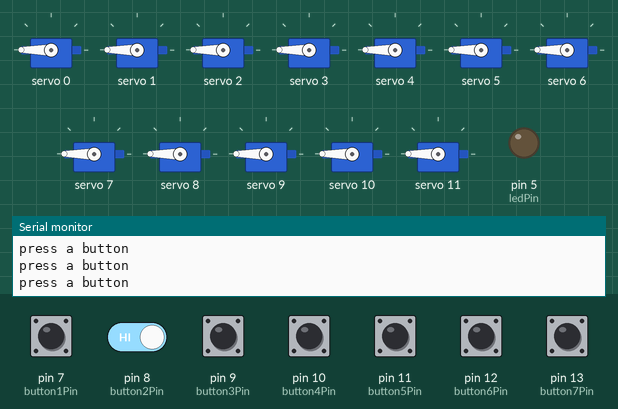
Simulated run of this sketch. Board: Arduino Uno, built with avr-gcc and run on an emulated ATmega328P. Parts: 12 × servo, output pins drawn as LEDs (lit = HIGH), the last lines printed to the serial monitor. The test bench sets the inputs (shaded band); at power-on: pin 7 (button1Pin), pin 8 (button2Pin), pin 9 (button3Pin), pin 10 (button4Pin), pin 11 (button5Pin), pin 12 (button6Pin), pin 13 (button7Pin) HIGH.

Above: at 8.7 s.
8.8 s: pin 7 (button1Pin) pulled LOW for 0.15 s
At 9.5 s:
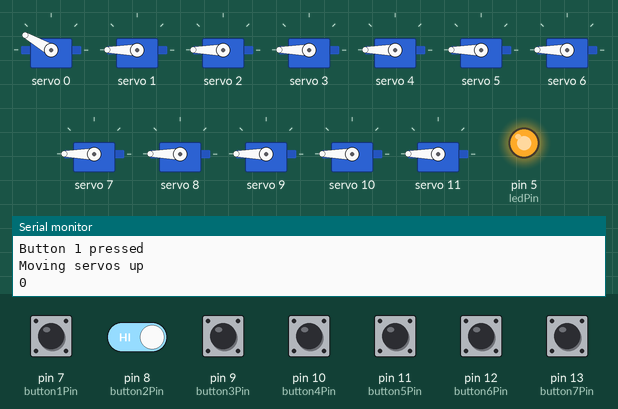
11.9 s: pin 7 (button1Pin) driven LOW and pin 8 (button2Pin) driven LOW
14.9 s: pin 8 (button2Pin) driven HIGH
At 15.8 s:
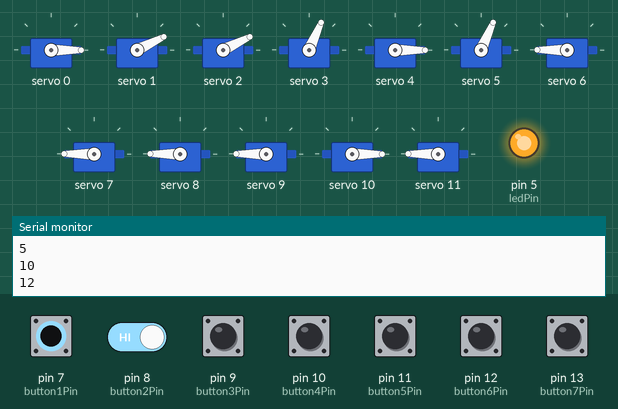
16.5 s: pin 9 (button3Pin) pulled LOW for 0.15 s
At 18.0 s:
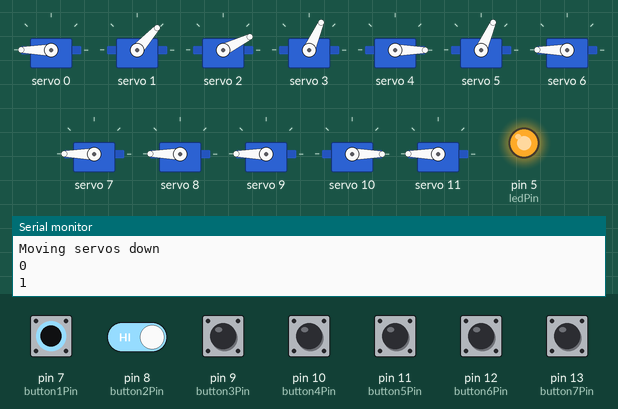
28.6 s: pin 8 (button2Pin) driven LOW
At 32.0 s:
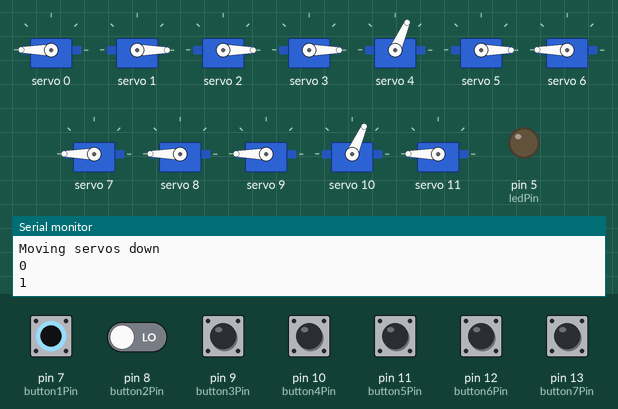
Timing chart, 0 to 35.5 s (numbered marks = the images above; inputs shaded):
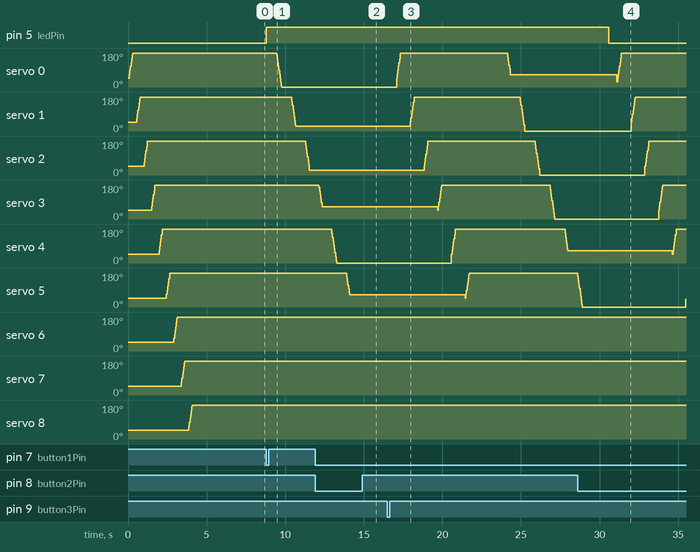

Measured:
- after the input at 8.8 s, pin 5 (ledPin): LOW → HIGH at once; servo 0: moves from 180° to 0° over 0.32 s, starting after 0.65 s; servo 1: 180° → 26° after 1.6 s; servo 2: 180° → 26° after 2.5 s
- after the input at 14.9 s, pin 5 (ledPin): stays HIGH (without the input it goes to LOW after 1.0 s); servo 0: stays 0° (without the input it goes to 29° after 1.5 s)
- after the input at 16.5 s, servo 0: rises from 0° to 180° in 0.25 s, then falls to 66° in 7.0 s; servo 1: rises from 26° to 180° in 0.25 s, then falls to 0° in 7.0 s; servo 2: rises from 26° to 180° in 0.25 s, then falls to 0° in 7.1 s; servo 4: rises from 0° to 180° in 0.25 s, then falls to 66° in 7.1 s; servo 10: 0° → 180° after 5.8 s
- after the input at 28.6 s, pin 5 (ledPin): HIGH → LOW after 2.0 s

The sketch:

servomap-buttons-data-final.ino
```cpp
#include <Wire.h>
#include <Adafruit_PWMServoDriver.h>

//button mappings

int button1Pin = 7;
int button2Pin = 8;
int button3Pin = 9;
int button4Pin = 10;
int button5Pin = 11;
int button6Pin = 12;
int button7Pin = 13;

int ledPin = 5;

//                servos - 0...1...2...3...4...5...6...7...8...9...10..11..12..13..14..15
int button1MaxHeights[] = {100,200,200,300,100,300,200,200,200,200,100,200,200,200,200,200};

//                servos - 0...1...2...3...4...5...6...7...8...9...10..11..12..13..14..15
int button2MaxHeights[] = {200,300,100,200,200,200,100,300,300,100,200,200,200,200,200,300};

//                servos - 0...1...2...3...4...5...6...7...8...9...10..11..12..13..14..15
int button3MaxHeights[] = {300,100,100,100,300,100,200,200,200,200,300,200,200,100,200,200};

//                servos - 0...1...2...3...4...5...6...7...8...9...10..11..12..13..14..15
int button4MaxHeights[] = {200,300,100,300,200,300,200,300,300,100,200,200,300,200,100,200};

//                servos - 0...1...2...3...4...5...6...7...8...9...10..11..12..13..14..15
int button5MaxHeights[] = {200,100,100,100,200,200,200,200,200,200,200,200,100,200,200,200};

//                servos - 0...1...2...3...4...5...6...7...8...9...10..11..12..13..14..15
int button6MaxHeights[] = {200,200,300,200,200,200,200,100,100,200,200,200,200,200,100,300};

//                servos - 0...1...2...3...4...5...6...7...8...9...10..11..12..13..14..15
int button7MaxHeights[] = {200,200,200,200,200,200,200,100,100,200,200,200,200,300,100,100};

//used to track what's currently active (the last thing pressed)
int activeButtonNumber = -1;

Adafruit_PWMServoDriver pwm = Adafruit_PWMServoDriver();

#define SERVOMIN  200 // this is the 'minimum' pulse length count (out of 4096)
#define SERVOMAX  700 // this is the 'maximum' pulse length count (out of 4096)

void setup()
{
  Serial.begin(9600);
  pwm.begin();

  pwm.setPWMFreq(60);  // Analog servos run at ~60 Hz updates
  pinMode(ledPin, OUTPUT);
  pinMode(button1Pin, INPUT_PULLUP);
  pinMode(button2Pin, INPUT_PULLUP);
  pinMode(button3Pin, INPUT_PULLUP);
  pinMode(button4Pin, INPUT_PULLUP);
  pinMode(button5Pin, INPUT_PULLUP);
  pinMode(button6Pin, INPUT_PULLUP);
  pinMode(button7Pin, INPUT_PULLUP);

  for (uint16_t servNum = 0; servNum < 16; servNum++) {

    for (uint16_t pulselen = SERVOMIN; pulselen < SERVOMAX; pulselen++) {
      pwm.setPWM(servNum, 0, pulselen);
    }

    delay(100);
  }
}


void loop() {
  //track which button was pressed and which servos to move
  int pressedButton = 0;

  //arrays to store the servos that should move for each button
  int button1Servos[] = {0,1,2,3,4,5,10,12};
  int button2Servos[] = {1,2,6,7,8,9,13,14};
  int button3Servos[] = {0,1,2,3,4,5,10,12};
  int button4Servos[] = {1,2,3,5,7,8,9,12,13};
  int button5Servos[] = {0,1,2,3,4,5,10,12};
  int button6Servos[] = {2,3,5,6,7,8,9,13,14,15};
  int button7Servos[] = {6,7,8,9,13,14,15};

  if(digitalRead(button1Pin) == LOW) // Button 1 pressed
  {
    digitalWrite(ledPin, HIGH);
    Serial.println("Button 1 pressed");
    pressedButton =  1;
  }

  if (digitalRead(button2Pin) == LOW) // Button 2 pressed
  {
    digitalWrite(ledPin, LOW);
    Serial.println("Button 2 pressed");
    pressedButton =  2;
  }

  if(digitalRead(button3Pin) == LOW) // Button 3 pressed
  {
    digitalWrite(ledPin, HIGH);
    Serial.println("Button 3 pressed");
    pressedButton =  3;
  }

  if (digitalRead(button4Pin) == LOW) // Button 4 pressed
  {
    digitalWrite(ledPin, LOW);
    Serial.println("Button 4 pressed");
    pressedButton =  4;
  }

  if(digitalRead(button5Pin) == LOW) // Button 5 pressed
  {
    digitalWrite(ledPin, HIGH);
    Serial.println("Button 5 pressed");
    pressedButton =  5;
  }

  if (digitalRead(button6Pin) == LOW) // Button 6 pressed
  {
    digitalWrite(ledPin, LOW);
    Serial.println("Button 6 pressed");
    pressedButton =  6;
  }

  if (digitalRead(button7Pin) == LOW) // Button 7 pressed
  {
    digitalWrite(ledPin, LOW);
    Serial.println("Button 7 pressed");
    pressedButton =  7;
  }

  if(pressedButton == 0){
    Serial.println("press a button");
  }

  if(pressedButton > 0){
    if(activeButtonNumber != pressedButton){

      if(activeButtonNumber == 1){
        MoveServoSetDown(button1Servos, sizeof(button1Servos)/ sizeof(int));
      }

      if(activeButtonNumber == 2){
        MoveServoSetDown(button2Servos, sizeof(button2Servos)/ sizeof(int));
      }

      if(activeButtonNumber == 3){
        MoveServoSetDown(button3Servos, sizeof(button3Servos)/ sizeof(int));
      }

      if(activeButtonNumber == 4){
        MoveServoSetDown(button4Servos, sizeof(button4Servos)/ sizeof(int));
      }

       if(activeButtonNumber == 5){
        MoveServoSetDown(button5Servos, sizeof(button5Servos)/ sizeof(int));
      }

      if(activeButtonNumber == 6){
        MoveServoSetDown(button6Servos, sizeof(button6Servos)/ sizeof(int));
      }

      if(activeButtonNumber == 7){
        MoveServoSetDown(button7Servos, sizeof(button7Servos)/ sizeof(int));
      }
    }

    if(activeButtonNumber != pressedButton){

      if(pressedButton == 1){
        MoveServoSetUp(button1Servos, sizeof(button1Servos)/ sizeof(int),button1MaxHeights);
      }

      if(pressedButton == 2){
        MoveServoSetUp(button2Servos, sizeof(button2Servos)/ sizeof(int),button2MaxHeights);
      }

      if(pressedButton == 3){
        MoveServoSetUp(button3Servos, sizeof(button3Servos)/ sizeof(int),button3MaxHeights);
      }

      if(pressedButton == 4){
        MoveServoSetUp(button4Servos, sizeof(button4Servos)/ sizeof(int),button4MaxHeights);
      }

      if(pressedButton == 5){
        MoveServoSetUp(button5Servos, sizeof(button5Servos)/ sizeof(int),button5MaxHeights);
      }

      if(pressedButton == 6){
        MoveServoSetUp(button6Servos, sizeof(button6Servos)/ sizeof(int),button6MaxHeights);
      }

      if(pressedButton == 7){
        MoveServoSetUp(button7Servos, sizeof(button7Servos)/ sizeof(int),button7MaxHeights);
      }
    }

    activeButtonNumber = pressedButton;
  }
}

//function to move a set of servos up
void MoveServoSetUp(int servos[], int length,int maxHeights[]){
  Serial.println("Moving servos up");
  int i;
  //loop through the servos and move them
  for (i = 0; i < length; i++){
    uint8_t servoNumber = servos[i];
    //Serial.println("Moving servos up loop - " + servoNumber);
    Serial.println(servoNumber);
    delay(500);
    for (uint16_t pulselen = SERVOMAX; pulselen > maxHeights[servoNumber]; pulselen--) {
      pwm.setPWM(servos[i], 0, pulselen);
    }
  }
}

//function to move a set of servos down
void MoveServoSetDown(int servos[], int length){
  Serial.println("Moving servos down");
  int i;
  //loop through the servos and move them
  for (i = 0; i < length; i++){
    uint8_t servoNumber = servos[i];
   // Serial.println("Moving servos down loop - " + servoNumber);
    Serial.println(servoNumber);
    delay(500);
    for (uint16_t pulselen = SERVOMIN; pulselen < SERVOMAX; pulselen++) {
      pwm.setPWM(servos[i], 0, pulselen);
    }
  }

}


//function to move a set of servos up
void MoveServoUp(int servo){
  Serial.println("Moving servos up");
  int i;
  for (uint16_t pulselen = SERVOMAX; pulselen > SERVOMIN; pulselen--) {
    pwm.setPWM(servo, 0, pulselen);
  }
}

//function to move a set of servos down
void MoveServoDown(int servo){
  Serial.println("Moving servos down");
  int i;
  for (uint16_t pulselen = SERVOMIN; pulselen < SERVOMAX; pulselen++) {
    pwm.setPWM(servo, 0, pulselen);
  }
}
```
